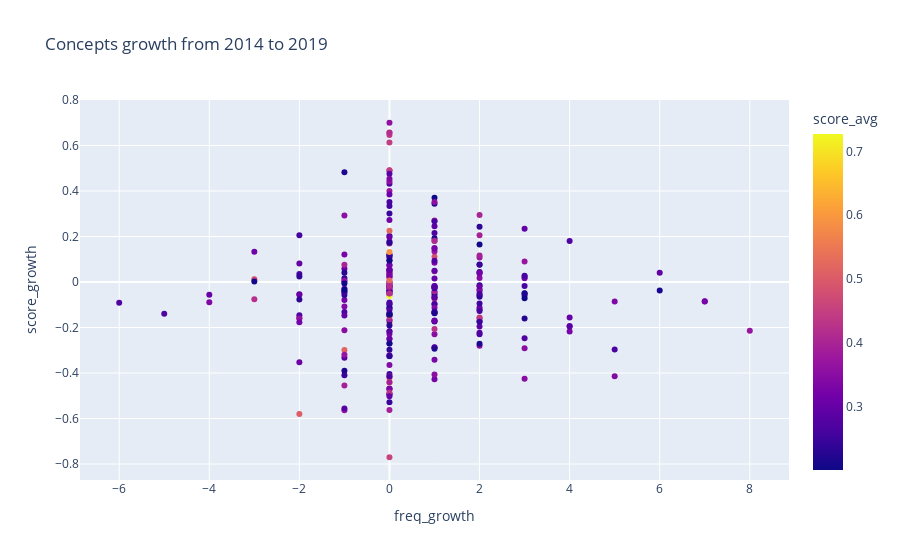

The notebook cell saved with this chart:
### Markdown cell above
We can build a simple scatter plot using the `freq_growth` and `score_growth` values just calculated. 

* by using the `MIN_SCORE` parameter we can filter out concepts with an overall `score_avg` which is too low (note: this value is the average from all years, see section 1 above)
* by mapping `score_avg` to the dots color, we can quickly visually identify concepts with a high score in the graph

### Code cell
MIN_SCORE = 0.2

px.scatter(common_concepts.query(f"score_avg >= {MIN_SCORE}"), 
           x="freq_growth", y="score_growth", 
            color="score_avg", 
           hover_name="concept", hover_data=['concept', 'frequency', 'score_avg'], 
            height=600, title=f"Concepts growth from {YEAR_START} to {YEAR_END}"
          )

### Figure 1 — Plotly figure (JSON) as saved in the notebook; plotly's stock layout.template omitted (floating-point values rounded to 4 significant figures; data arrays with more than 128 entries replaced by an {"elided": "..."} marker saying what was removed)
{"data": [{"customdata": {"elided": "264x3 mixed values"}, "hovertemplate": "<b>%{hovertext}</b><br><br>freq_growth=%{x}<br>score_growth=%{y}<br>concept=%{customdata[0]}<br>frequency=%{customdata[1]}<br>score_avg=%{marker.color}<extra></extra>", "hovertext": {"elided": "264 str values"}, "legendgroup": "", "marker": {"color": {"elided": "264 float values"}, "coloraxis": "coloraxis", "symbol": "circle"}, "mode": "markers", "name": "", "orientation": "v", "showlegend": false, "type": "scatter", "x": {"elided": "264 int values"}, "xaxis": "x", "y": {"elided": "264 float values"}, "yaxis": "y"}], "layout": {"autosize": true, "coloraxis": {"colorbar": {"title": {"text": "score_avg"}}, "colorscale": [[0, "#0d0887"], [0.1111, "#46039f"], [0.2222, "#7201a8"], [0.3333, "#9c179e"], [0.4444, "#bd3786"], [0.5556, "#d8576b"], [0.6667, "#ed7953"], [0.7778, "#fb9f3a"], [0.8889, "#fdca26"], [1, "#f0f921"]]}, "legend": {"tracegroupgap": 0}, "title": {"text": "Concepts growth from 2014 to 2019"}, "xaxis": {"anchor": "y", "autorange": true, "domain": [0, 1], "range": [-6.877, 8.877], "title": {"text": "freq_growth"}, "type": "linear"}, "yaxis": {"anchor": "x", "autorange": true, "domain": [0, 1], "range": [-0.8685, 0.7985], "title": {"text": "score_growth"}, "type": "linear"}}}
